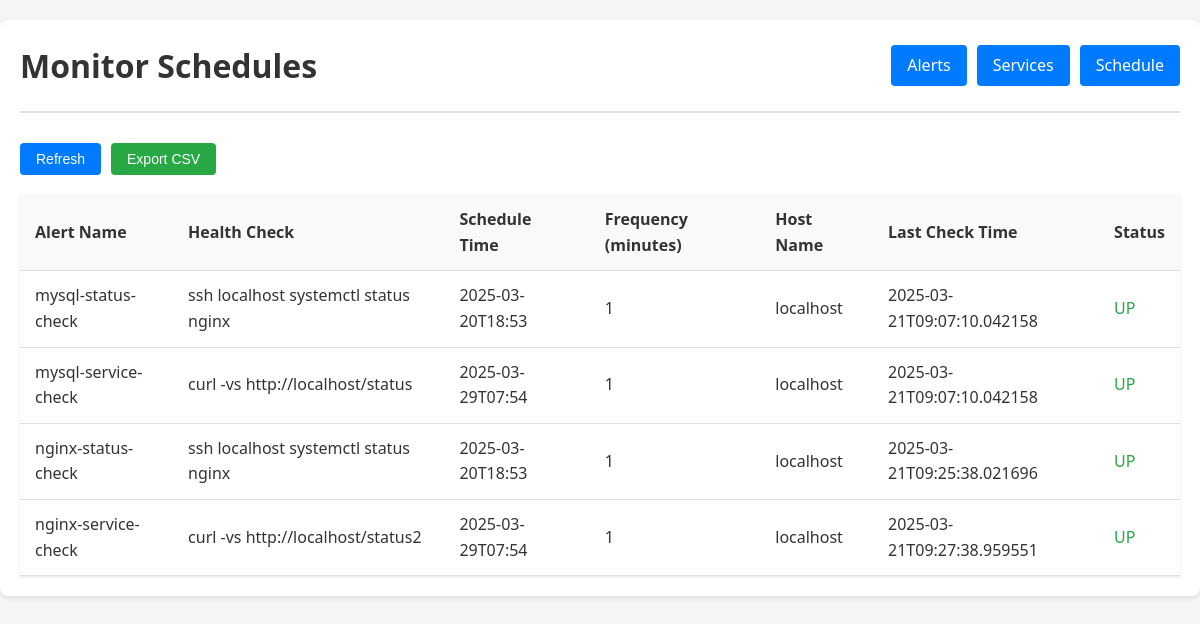
/monitor-schedule, run on the app's committed database.
### tables this page shows
CREATE TABLE monitorSchedule
                     (AlertName TEXT PRIMARY KEY,
                      HealthCheck TEXT NOT NULL,
                      ScheduleTime TEXT NOT NULL,
                      Frequency INTEGER NOT NULL,
                      HostName TEXT NOT NULL,
                      LastCheckTime TEXT,
                      Status TEXT NOT NULL);

### app.py (the view)
@app.route('/monitor-schedule')
def monitor_schedule():
    try:
        schedules = get_monitor_schedules()
        return render_template('monitor_schedule.html', schedules=schedules)
    except Exception as e:
        print(f"Error in monitor_schedule route: {str(e)}")
        return render_template('monitor_schedule.html', schedules=[],
                             message=f"Error loading monitor schedules: {str(e)}")

### monitor_schedule.py (called while the page is built)
@contextmanager
def get_db_connection():
    conn = sqlite3.connect('monitor.db', timeout=20)
    conn.row_factory = sqlite3.Row
    try:
        yield conn
    finally:
        conn.close()

def get_monitor_schedules():
    try:
        with get_db_connection() as conn:
            c = conn.cursor()
            c.execute('SELECT * FROM monitorSchedule')
            return [dict(zip(['AlertName', 'HealthCheck', 'ScheduleTime', 'Frequency',
                            'HostName', 'LastCheckTime', 'Status'], row))
                    for row in c.fetchall()]
    except Exception as e:
        print(f"Error getting monitor schedules: {str(e)}")
        return []

### templates/monitor_schedule.html (shortened to what this page needs)
{% extends "base.html" %}
{% block header %}Monitor Schedules{% endblock %}
{% block content %}
<div class="button-group">
    <button class="btn btn-primary" onclick="window.location.reload()">Refresh</button>
    <button class="btn btn-success" onclick="window.location.href='/monitor-schedule/export'">Export CSV</button>
</div>
<table>
    <thead>
        <tr>
            <th>Alert Name</th>
            <th>Health Check</th>
            <th>Schedule Time</th>
            <th>Frequency (minutes)</th>
            <th>Host Name</th>
            <th>Last Check Time</th>
            <th>Status</th>
        </tr>
    </thead>
    <tbody>
        {% if schedules %}
            {% for schedule in schedules %}
            <tr>
                <td>{{ schedule.AlertName }}</td>
                <td>{{ schedule.HealthCheck }}</td>
                <td>{{ schedule.ScheduleTime }}</td>
                <td>{{ schedule.Frequency }}</td>
                <td>{{ schedule.HostName }}</td>
                <td>{{ schedule.LastCheckTime }}</td>
                <td class="status-{{ schedule.Status.lower() }}">{{ schedule.Status }}</td>
            </tr>
            {% endfor %}
        {% else %}
            <tr>
                <td colspan="7" class="empty-state">
                    <p>No active monitor schedules found</p>
                </td>
            </tr>
        {% endif %}
    </tbody>
</table>
{% endblock %}

### templates/base.html (style rules this page uses)
:root { --primary-color: #007bff; --primary-hover: #0056b3; --success-color: #28a745; --success-hover: #218838; --danger-color: #dc3545; --danger-hover: #c82333; --light-bg: #f8f9fa; --border-color: #dee2e6; --text-color: #333; --text-muted: #6c757d; }
* { box-sizing: border-box; margin: 0; padding: 0; }
body { font-family: 'Segoe UI', Tahoma, Geneva, Verdana, sans-serif; line-height: 1.6; color: var(--text-color); background-color: #f5f5f5; min-height: 100vh; }
.button-group { display: flex; gap: 10px; margin-bottom: 20px; }
.btn { padding: 8px 16px; border: none; border-radius: 4px; cursor: pointer; font-size: 14px; transition: background-color 0.3s ease; }
.btn-primary { background-color: var(--primary-color); color: white; }
.btn-success { background-color: var(--success-color); color: white; }
table { width: 100%; border-collapse: collapse; margin-top: 20px; background-color: white; box-shadow: 0 1px 3px rgba(0, 0, 0, 0.1); }
th, td { padding: 12px 15px; text-align: left; border-bottom: 1px solid var(--border-color); }
th { background-color: var(--light-bg); font-weight: 600; color: var(--text-color); }
.status-up { color: var(--success-color); font-weight: 500; }

### data on the page
monitorSchedule: AlertName "mysql-status-check", HealthCheck "ssh localhost systemctl status nginx", ScheduleTime "2025-03-20T18:53", Frequency "1", HostName "localhost", LastCheckTime "2025-03-21T09:07:10.042158", Status "UP"
monitorSchedule: AlertName "mysql-service-check", HealthCheck "curl -vs http://localhost/status", ScheduleTime "2025-03-29T07:54", Frequency "1", HostName "localhost", LastCheckTime "2025-03-21T09:07:10.042158", Status "UP"
monitorSchedule: AlertName "nginx-status-check", HealthCheck "ssh localhost systemctl status nginx", ScheduleTime "2025-03-20T18:53", Frequency "1", HostName "localhost", LastCheckTime "2025-03-21T09:25:38.021696", Status "UP"
monitorSchedule: AlertName "nginx-service-check", HealthCheck "curl -vs http://localhost/status2", ScheduleTime "2025-03-29T07:54", Frequency "1", HostName "localhost", LastCheckTime "2025-03-21T09:27:38.959551", Status "UP"
